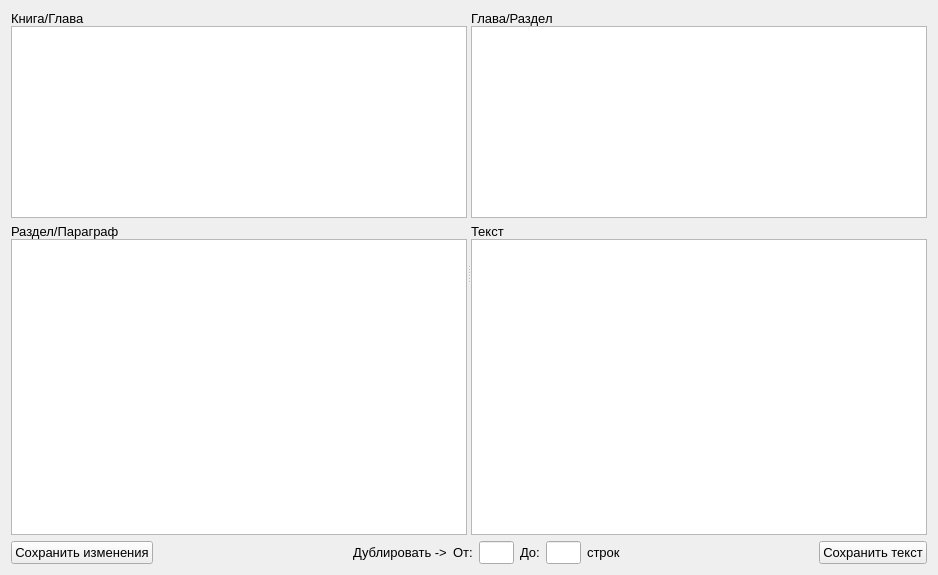
<?xml version="1.0" encoding="UTF-8"?>
<ui version="4.0">
 <class>catalogEditor</class>
 <widget class="QWidget" name="catalogEditor">
  <property name="geometry">
   <rect>
    <x>0</x>
    <y>0</y>
    <width>938</width>
    <height>575</height>
   </rect>
  </property>
  <property name="windowTitle">
   <string>Form</string>
  </property>
  <layout class="QVBoxLayout" name="verticalLayout_7">
   <item>
    <widget class="QSplitter" name="splitter">
     <property name="orientation">
      <enum>Qt::Horizontal</enum>
     </property>
     <widget class="QWidget" name="layoutWidget">
      <layout class="QVBoxLayout" name="verticalLayout_5">
       <item>
        <layout class="QVBoxLayout" name="verticalLayout">
         <property name="spacing">
          <number>0</number>
         </property>
         <item>
          <widget class="QLabel" name="label_4">
           <property name="sizePolicy">
            <sizepolicy hsizetype="Preferred" vsizetype="Minimum">
             <horstretch>0</horstretch>
             <verstretch>0</verstretch>
            </sizepolicy>
           </property>
           <property name="font">
            <font>
             <pointsize>10</pointsize>
            </font>
           </property>
           <property name="text">
            <string>Книга/Глава</string>
           </property>
          </widget>
         </item>
         <item>
          <widget class="QListWidget" name="lstBooks">
           <property name="sizePolicy">
            <sizepolicy hsizetype="Expanding" vsizetype="Minimum">
             <horstretch>0</horstretch>
             <verstretch>0</verstretch>
            </sizepolicy>
           </property>
           <property name="font">
            <font>
             <pointsize>10</pointsize>
            </font>
           </property>
          </widget>
         </item>
        </layout>
       </item>
       <item>
        <layout class="QVBoxLayout" name="verticalLayout_2">
         <property name="spacing">
          <number>0</number>
         </property>
         <item>
          <widget class="QLabel" name="label_2">
           <property name="font">
            <font>
             <pointsize>10</pointsize>
            </font>
           </property>
           <property name="text">
            <string>Раздел/Параграф</string>
           </property>
          </widget>
         </item>
         <item>
          <widget class="QListWidget" name="lstSections">
           <property name="font">
            <font>
             <pointsize>10</pointsize>
            </font>
           </property>
          </widget>
         </item>
        </layout>
       </item>
      </layout>
     </widget>
     <widget class="QWidget" name="layoutWidget_2">
      <layout class="QVBoxLayout" name="verticalLayout_6">
       <item>
        <layout class="QVBoxLayout" name="verticalLayout_3">
         <property name="spacing">
          <number>0</number>
         </property>
         <item>
          <widget class="QLabel" name="label">
           <property name="sizePolicy">
            <sizepolicy hsizetype="Preferred" vsizetype="Minimum">
             <horstretch>0</horstretch>
             <verstretch>0</verstretch>
            </sizepolicy>
           </property>
           <property name="font">
            <font>
             <pointsize>10</pointsize>
            </font>
           </property>
           <property name="text">
            <string>Глава/Раздел</string>
           </property>
          </widget>
         </item>
         <item>
          <widget class="QListWidget" name="lstChapters">
           <property name="sizePolicy">
            <sizepolicy hsizetype="Expanding" vsizetype="Minimum">
             <horstretch>0</horstretch>
             <verstretch>0</verstretch>
            </sizepolicy>
           </property>
           <property name="font">
            <font>
             <pointsize>10</pointsize>
            </font>
           </property>
          </widget>
         </item>
        </layout>
       </item>
       <item>
        <layout class="QVBoxLayout" name="verticalLayout_4">
         <property name="spacing">
          <number>0</number>
         </property>
         <item>
          <widget class="QLabel" name="label_3">
           <property name="font">
            <font>
             <pointsize>10</pointsize>
            </font>
           </property>
           <property name="text">
            <string>Текст</string>
           </property>
          </widget>
         </item>
         <item>
          <widget class="QTextEdit" name="edtText">
           <property name="font">
            <font>
             <pointsize>11</pointsize>
            </font>
           </property>
          </widget>
         </item>
        </layout>
       </item>
      </layout>
     </widget>
    </widget>
   </item>
   <item>
    <layout class="QHBoxLayout" name="horizontalLayout">
     <item>
      <widget class="QPushButton" name="btnSaveCatalog">
       <property name="font">
        <font>
         <pointsize>10</pointsize>
        </font>
       </property>
       <property name="text">
        <string>Сохранить изменения</string>
       </property>
       <property name="icon">
        <iconset>
         <normalon>:/images/save.jpg</normalon>
        </iconset>
       </property>
      </widget>
     </item>
     <item>
      <spacer name="horizontalSpacer_2">
       <property name="orientation">
        <enum>Qt::Horizontal</enum>
       </property>
       <property name="sizeHint" stdset="0">
        <size>
         <width>40</width>
         <height>20</height>
        </size>
       </property>
      </spacer>
     </item>
     <item>
      <widget class="QLabel" name="label_7">
       <property name="font">
        <font>
         <pointsize>10</pointsize>
        </font>
       </property>
       <property name="text">
        <string>Дублировать -&gt;</string>
       </property>
      </widget>
     </item>
     <item>
      <widget class="QLabel" name="label_6">
       <property name="font">
        <font>
         <pointsize>10</pointsize>
        </font>
       </property>
       <property name="text">
        <string>От:</string>
       </property>
      </widget>
     </item>
     <item>
      <widget class="QLineEdit" name="edtFirstSection">
       <property name="maximumSize">
        <size>
         <width>35</width>
         <height>16777215</height>
        </size>
       </property>
       <property name="font">
        <font>
         <pointsize>10</pointsize>
        </font>
       </property>
       <property name="alignment">
        <set>Qt::AlignCenter</set>
       </property>
      </widget>
     </item>
     <item>
      <widget class="QLabel" name="label_5">
       <property name="font">
        <font>
         <pointsize>10</pointsize>
        </font>
       </property>
       <property name="text">
        <string>До:</string>
       </property>
      </widget>
     </item>
     <item>
      <widget class="QLineEdit" name="edtLastSection">
       <property name="maximumSize">
        <size>
         <width>35</width>
         <height>16777215</height>
        </size>
       </property>
       <property name="font">
        <font>
         <pointsize>10</pointsize>
        </font>
       </property>
       <property name="alignment">
        <set>Qt::AlignCenter</set>
       </property>
      </widget>
     </item>
     <item>
      <widget class="QLabel" name="label_8">
       <property name="font">
        <font>
         <pointsize>10</pointsize>
        </font>
       </property>
       <property name="text">
        <string>строк</string>
       </property>
      </widget>
     </item>
     <item>
      <spacer name="horizontalSpacer">
       <property name="orientation">
        <enum>Qt::Horizontal</enum>
       </property>
       <property name="sizeHint" stdset="0">
        <size>
         <width>40</width>
         <height>20</height>
        </size>
       </property>
      </spacer>
     </item>
     <item>
      <widget class="QPushButton" name="btnSaveText">
       <property name="font">
        <font>
         <pointsize>10</pointsize>
        </font>
       </property>
       <property name="text">
        <string>Сохранить текст</string>
       </property>
       <property name="icon">
        <iconset>
         <normalon>:/images/save-text.png</normalon>
        </iconset>
       </property>
      </widget>
     </item>
    </layout>
   </item>
  </layout>
 </widget>
 <resources/>
 <connections/>
</ui>
